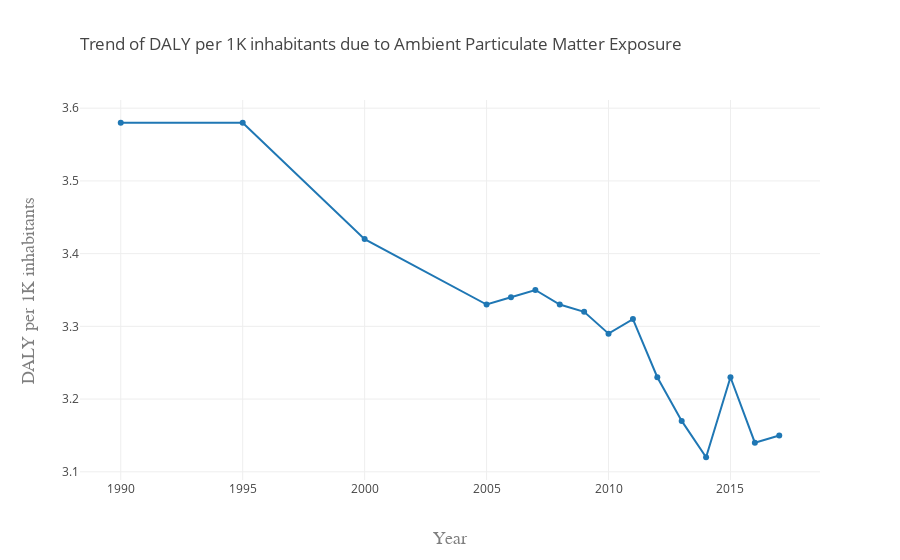

Notebook code for this chart:
### Code cell
data = [go.Scatter(
            x= x_axis_air,
            y= y_axis_air)]

layout = go.Layout(
    title=go.layout.Title(
        text="Trend of DALY per 1K inhabitants due to Ambient Particulate Matter Exposure",
        xref="paper",
        x=0
    ),
    xaxis=go.layout.XAxis(
        title=go.layout.xaxis.Title(
            text="Year",
            font=dict(
                family="Arial, monospace",
                size=18,
                color="#7f7f7f"
            )
        )
    ),
    yaxis=go.layout.YAxis(
        title=go.layout.yaxis.Title(
            text="DALY per 1K inhabitants",
            font=dict(
                family="Arial, monospace",
                size=18,
                color="#7f7f7f"
            )
        )
    )
)


fig = go.Figure(data= data, layout=layout)
py.offline.iplot(fig)   

fig.write_image("../Images/Air_Pollution.png")

### Figure 1 — Plotly figure (JSON) as saved in the notebook; plotly's stock layout.template omitted (floating-point values rounded to 4 significant figures)
{"data": [{"type": "scatter", "uid": "569b6e44-4054-47a3-9d34-d6dc84904946", "x": [1990, 1995, 2000, 2005, 2006, 2007, 2008, 2009, 2010, 2011, 2012, 2013, 2014, 2015, 2016, 2017], "y": [3.58, 3.58, 3.42, 3.33, 3.34, 3.35, 3.33, 3.32, 3.29, 3.31, 3.23, 3.17, 3.12, 3.23, 3.14, 3.15]}], "layout": {"title": {"text": "Trend of DALY per 1K inhabitants due to Ambient Particulate Matter Exposure", "x": 0, "xref": "paper"}, "xaxis": {"title": {"font": {"color": "#7f7f7f", "family": "Arial, monospace", "size": 18}, "text": "Year"}}, "yaxis": {"title": {"font": {"color": "#7f7f7f", "family": "Arial, monospace", "size": 18}, "text": "DALY per 1K inhabitants"}}}}
